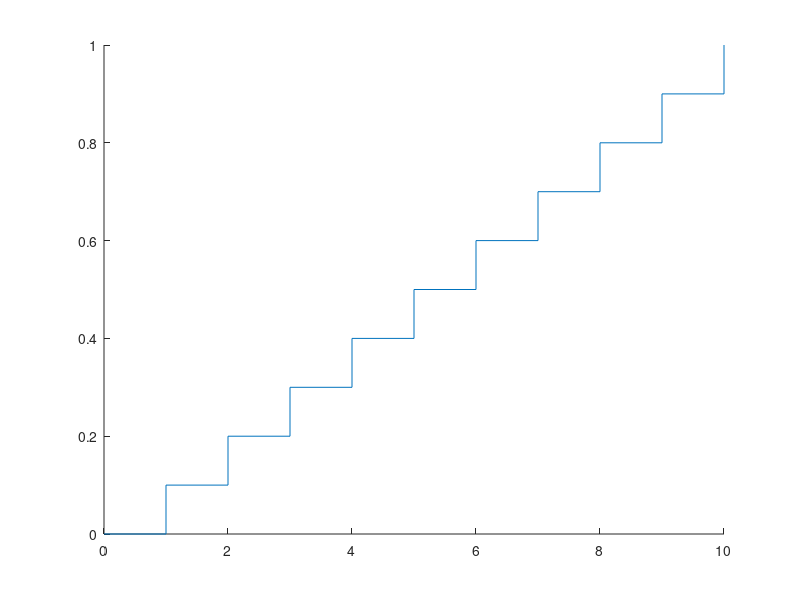

Write MATLAB code to recreate this figure. (Note: this script raises an error after producing the figure.)
x = 0:10;
y = unidcdf(x,10);
figure;
hold on;
stairs(x,y)
h = gca;
h.XLim = [0 11];
xlabel('Realisierungen')
ylabel('P(X\leq x)')